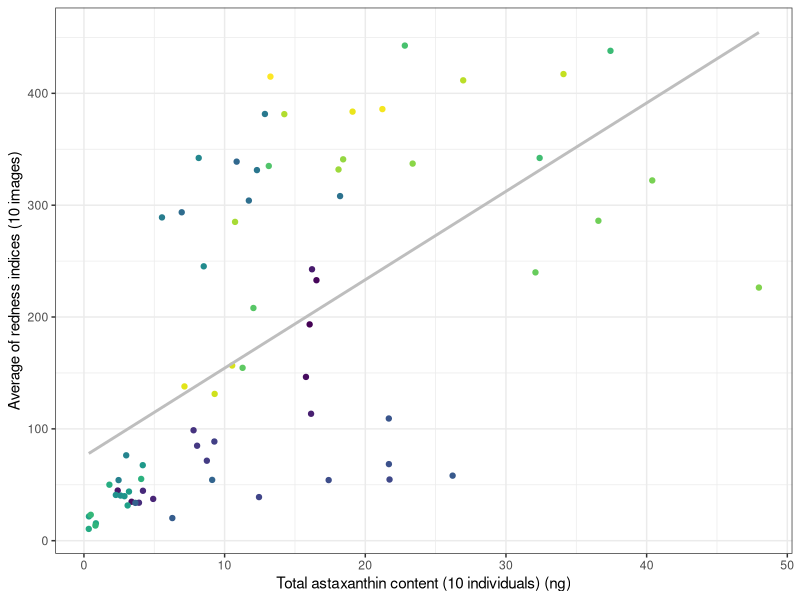
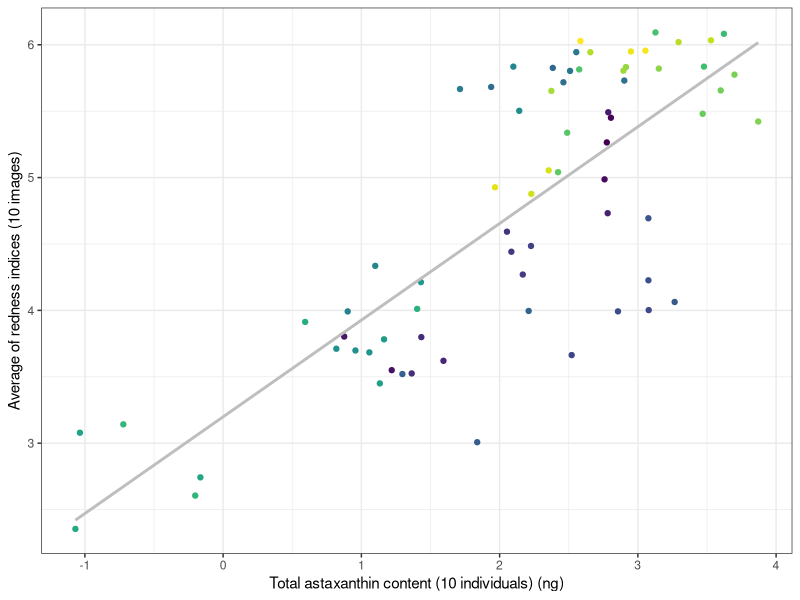
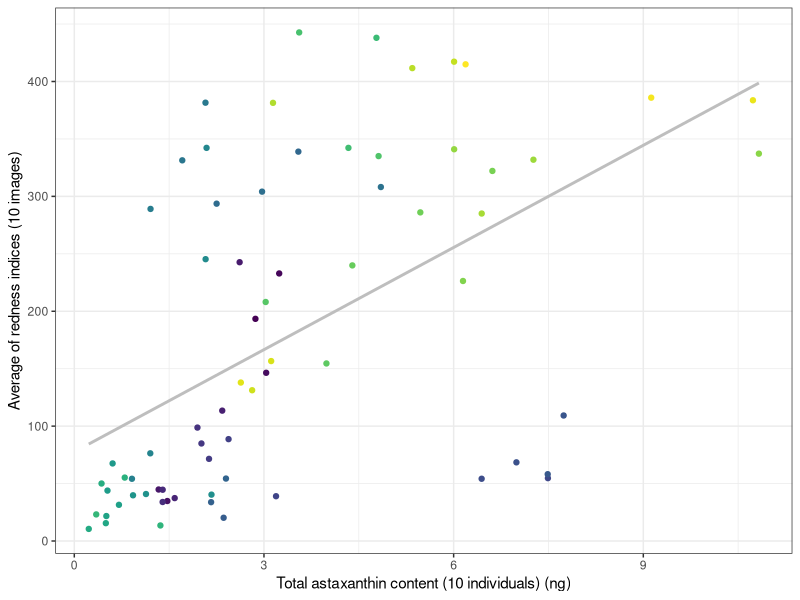
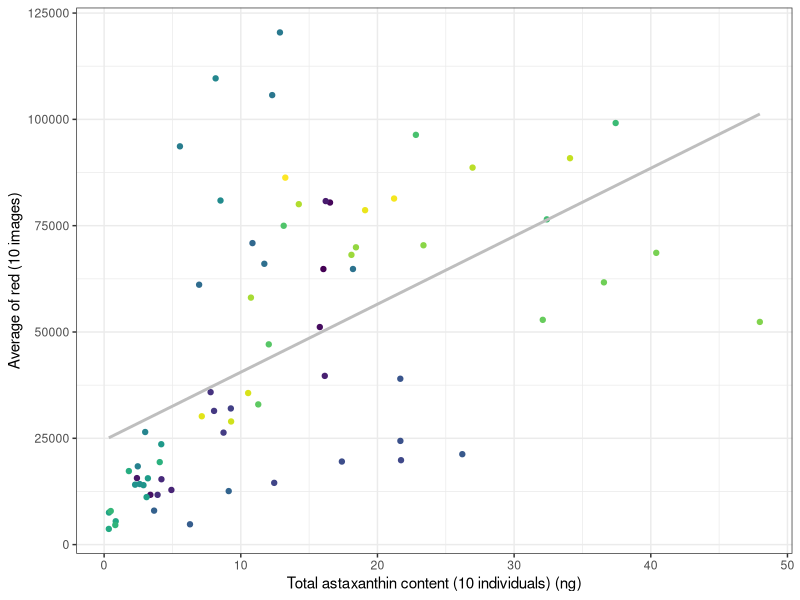
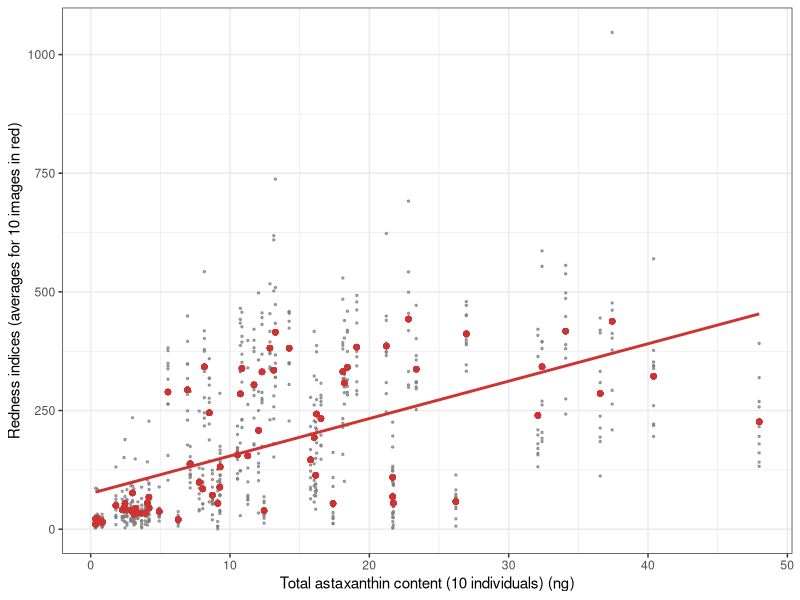
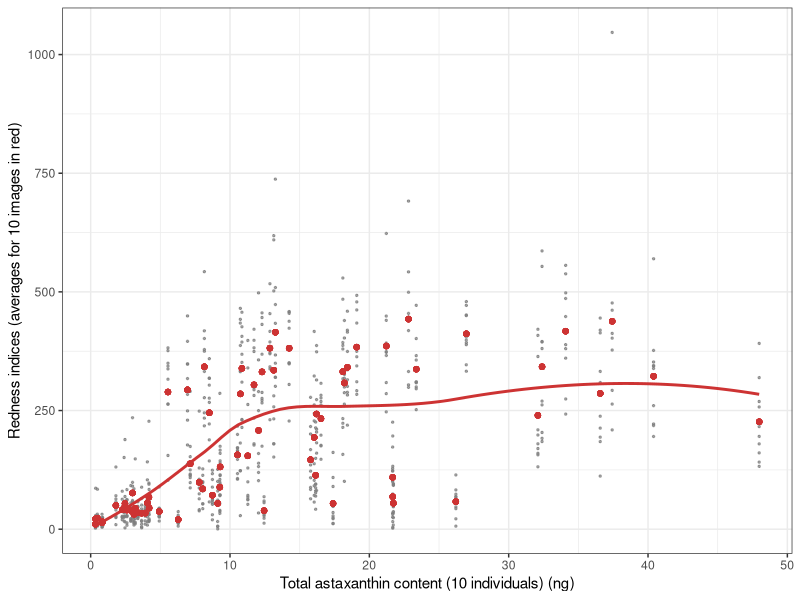
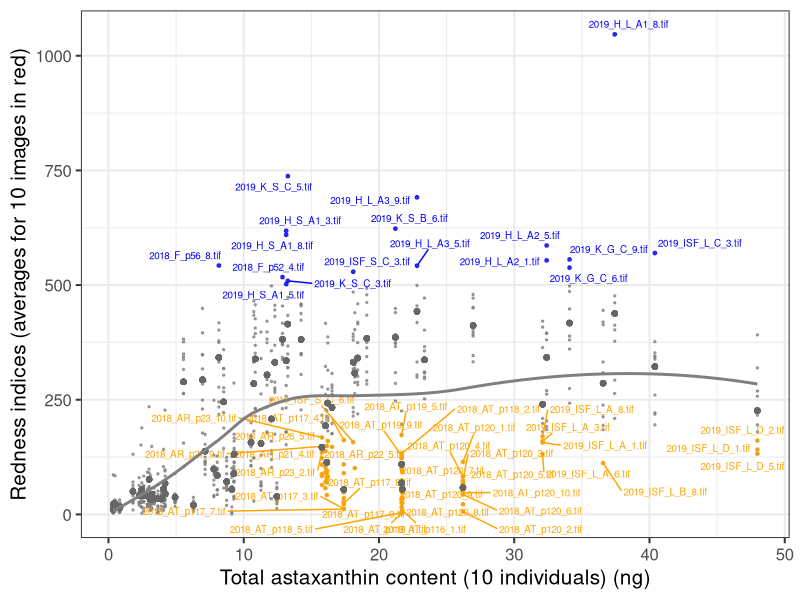
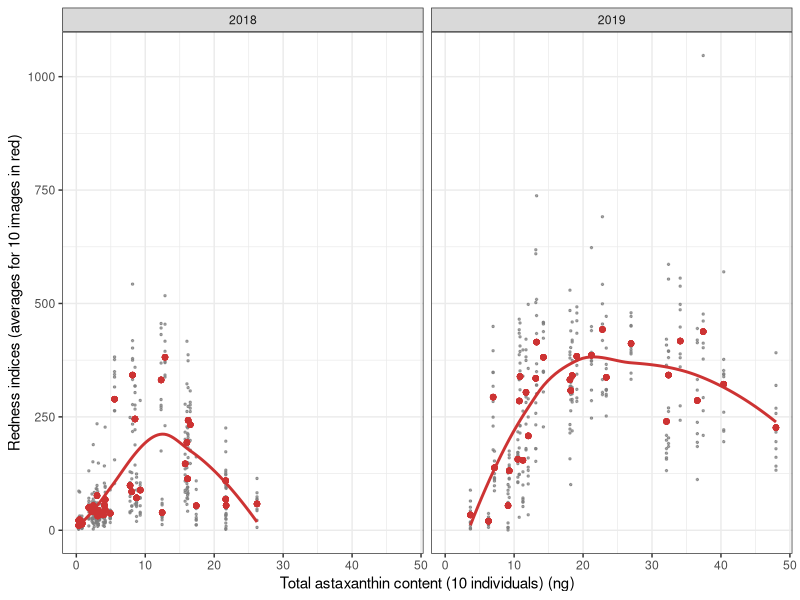

The R source for these figures, in order:
## ---- chunk 1
library("tidyverse")
library("patchwork")
library("viridis")
library("ggrepel")
## ---- chunk 2
img_details <- read_csv("data_emilia/img_details.csv")
asta_samples <- read_csv("data_emilia/asta_samples.csv")
red_ind_final <- read_csv("data_emilia/red_ind_final.csv") %>% rename(image_name = img_name)
## ---- chunk 3
img_details <- img_details %>% left_join(red_ind_final)
red_index_by_sample <- img_details %>% 
  group_by(sample_name) %>% 
  summarise(sample_redness = mean(redness_index), sample_red_pixels = mean (red_pixels_nb)) %>% 
  left_join(asta_samples, by = "sample_name") %>% 
  mutate(asta_ng = asta_ng_mg*mass_mg)
## ---- chunk 4
ggplot(red_index_by_sample)+
  geom_point(aes(x = asta_ng, y = sample_redness, color = sample_name))+
  geom_smooth(aes(x = asta_ng, y = sample_redness), method = "lm", color = "grey", se= F)+
  labs(x= "Total astaxanthin content (10 individuals) (ng)", y ="Average of redness indices (10 images)")+
  theme_bw()+ theme(legend.position = "none") +
  scale_color_viridis_d()

ggplot(red_index_by_sample)+
  geom_point(aes(x = log(asta_ng), y = log(sample_redness), color = sample_name))+
  geom_smooth(aes(x = log(asta_ng), y = log(sample_redness)), method = "lm", color = "grey", se= F)+
  labs(x= "Total astaxanthin content (10 individuals) (ng)", y ="Average of redness indices (10 images)")+
  theme_bw()+ theme(legend.position = "none") +
  scale_color_viridis_d()

## ---- chunk 5
test1 <- lm(asta_ng ~ sample_redness, data = red_index_by_sample)
summary(test1)

test <- lm(log(asta_ng) ~ log(sample_redness), data = red_index_by_sample)
summary(test)
## ---- chunk 6
ggplot(red_index_by_sample)+
  geom_point(aes(x = asta_ng_mg, y = sample_redness, color = sample_name))+
  geom_smooth(aes(x = asta_ng_mg, y = sample_redness), method = "lm", color = "grey", se= F)+
  labs(x= "Total astaxanthin content (10 individuals) (ng)", y ="Average of redness indices (10 images)")+
  theme_bw()+ theme(legend.position = "none")  +
  scale_color_viridis_d()


## ---- chunk 7
test <- lm(asta_ng_mg ~ sample_redness, data = red_index_by_sample)
summary(test)
## ---- chunk 8
ggplot(red_index_by_sample)+
  geom_point(aes(x = asta_ng, y = sample_red_pixels, color = sample_name))+
  geom_smooth(aes(x = asta_ng, y = sample_red_pixels), method = "lm", color = "grey", se= F)+
  labs(x= "Total astaxanthin content (10 individuals) (ng)", y ="Average of red (10 images)")+
  theme_bw()+ theme(legend.position = "none")  +
  scale_color_viridis_d()

## ---- chunk 9
test <- lm(asta_ng ~ sample_red_pixels, data = red_index_by_sample)
summary(test)
## ---- chunk 10
# Dataset with HPLC quantification associated to each image (not summarise to sample level)
red_index_by_image <- img_details %>% 
  group_by(sample_name) %>% 
  mutate(sample_redness = mean(redness_index), sample_red_pixels = mean(red_pixels_nb)) %>% 
  left_join(select(asta_samples, sample_name,asta_ng_mg,mass_mg), by = "sample_name") %>% 
  mutate(asta_ng = asta_ng_mg*mass_mg)

## ---- chunk 11
ggplot(red_index_by_image)+
  geom_point(aes(x = asta_ng, y = redness_index), color = "grey50", alpha = 0.7, size = 0.5)+
    geom_point(aes(x = asta_ng, y = sample_redness), color = "brown3", size = 1.5)+
  geom_smooth(aes(x = asta_ng, y = sample_redness), method = "lm", color = "brown3", aplha = 0.7, se= F)+
  labs(x= "Total astaxanthin content (10 individuals) (ng)", y ="Redness indices (averages for 10 images in red)")+
  theme_bw()

## ---- chunk 12
ggplot(red_index_by_image)+
  geom_point(aes(x = asta_ng, y = redness_index), color = "grey50", alpha = 0.7, size = 0.5)+
  geom_point(aes(x = asta_ng, y = sample_redness), color = "brown3", size = 1.5)+
  geom_smooth(aes(x = asta_ng, y = sample_redness), color = "brown3", aplha = 0.7, se= F)+
  labs(x= "Total astaxanthin content (10 individuals) (ng)", y ="Redness indices (averages for 10 images in red)")+
  theme_bw()

## ---- chunk 13
# Define outliers
expected_outliers_high <- red_index_by_image %>% filter(redness_index > 500)
expected_outliers_low <- red_index_by_image %>% filter(redness_index < 175 & asta_ng >15)
## ---- chunk 14
ggplot(red_index_by_image)+
  geom_point(aes(x = asta_ng, y = redness_index), color = "grey50", alpha = 0.7, size = 0.5)+
  geom_point(aes(x = asta_ng, y = redness_index), color = "blue", alpha = 0.7, size = 1, data = expected_outliers_high)+
  geom_text_repel(aes(x = asta_ng, y = redness_index, label = image_name), color = "blue", data = expected_outliers_high, size =2.5, max.overlaps = 15)+
  geom_point(aes(x = asta_ng, y = redness_index), color = "orange", alpha = 0.7, size = 1, data = expected_outliers_low)+
  geom_text_repel(aes(x = asta_ng, y = redness_index, label = image_name), color = "orange", data = expected_outliers_low, size =2.5, max.overlaps =30 )+
  geom_point(aes(x = asta_ng, y = sample_redness), color = "grey40", size = 1.5)+
  geom_smooth(aes(x = asta_ng, y = sample_redness), color = "grey50", aplha = 0.7, se= F)+
  labs(x= "Total astaxanthin content (10 individuals) (ng)", y ="Redness indices (averages for 10 images in red)")+
  theme_bw(base_size=15)
ggsave("results/index_outliers.png", width=12, height =10)
## ---- chunk 15
# Put images in a file to check them afterwards
# High
expected_outliers_high$path_in_calib = str_c("~/complex/ecoplast_clean_dataset/2.Calibrated/",expected_outliers_high$image_name)
expected_outliers_high$path_out_calib = str_c("~/complex/ecoplast_clean_dataset/results/outliers_high/",expected_outliers_high$image_name, "_calib.tif")
file.copy(from = expected_outliers_high$path_in_calib, to = expected_outliers_high$path_out_calib)

expected_outliers_high$path_in_index = str_c("~/complex/ecoplast_clean_dataset/3.Red_pixels_masked/",expected_outliers_high$image_name)
expected_outliers_high$path_out_index = str_c("~/complex/ecoplast_clean_dataset/results/outliers_high/",expected_outliers_high$image_name, "_index.tif")
file.copy(from = expected_outliers_high$path_in_index, to = expected_outliers_high$path_out_index)

# Low
expected_outliers_low$path_in_calib = str_c("~/complex/ecoplast_clean_dataset/2.Calibrated/",expected_outliers_low$image_name)
expected_outliers_low$path_out_calib = str_c("~/complex/ecoplast_clean_dataset/results/outliers_low/",expected_outliers_low$image_name, "_calib.tif")
file.copy(from = expected_outliers_low$path_in_calib, to = expected_outliers_low$path_out_calib)

expected_outliers_low$path_in_index = str_c("~/complex/ecoplast_clean_dataset/3.Red_pixels_masked/",expected_outliers_low$image_name)
expected_outliers_low$path_out_index = str_c("~/complex/ecoplast_clean_dataset/results/outliers_low/",expected_outliers_low$image_name, "_index.tif")
file.copy(from = expected_outliers_low$path_in_index, to = expected_outliers_low$path_out_index)

## ---- chunk 16
red_index_by_image %>% 
  ggplot()+
  facet_wrap(~ year)+
  geom_point(aes(x = asta_ng, y = redness_index), color = "grey50", alpha = 0.7, size = 0.5)+
  geom_point(aes(x = asta_ng, y = sample_redness), color = "brown3", size = 1.5)+
  geom_smooth(aes(x = asta_ng, y = sample_redness), color = "brown3", aplha = 0.7, se= F)+
  labs(x= "Total astaxanthin content (10 individuals) (ng)", y ="Redness indices (averages for 10 images in red)")+
  theme_bw()

## ---- chunk 17
samp2018 <- red_index_by_image %>% 
  filter(year== 2018) %>% 
  group_by(sample_name) %>% 
  summarise(sample_redness = mean(sample_redness), asta_ng = mean(asta_ng))

red_index_by_image %>% 
  filter(year == 2018) %>% 
  ggplot()+
  geom_point(aes(x = asta_ng, y = redness_index), color = "grey50", alpha = 0.7, size = 0.5)+
  geom_point(aes(x = asta_ng, y = sample_redness), color = "brown3", size = 1.5)+
  geom_text_repel(aes(x = asta_ng, y = sample_redness, label = sample_name), color = "brown3", size = 2, max.overlaps =30, data = samp2018)+
  geom_smooth(aes(x = asta_ng, y = sample_redness), color = "brown3", aplha = 0.7, se= F)+
  labs(x= "Total astaxanthin content (10 individuals) (ng)", y ="Redness indices (averages for 10 images in red)")+
  theme_bw()

ggsave("results/samples_names_2018.png", width=8, height =8)
## ---- chunk 18
samp2019 <- red_index_by_image %>% 
  filter(year== 2019) %>% 
  group_by(sample_name) %>% 
  summarise(sample_redness = mean(sample_redness), asta_ng = mean(asta_ng))

red_index_by_image %>% 
  filter(year == 2019) %>% 
  ggplot()+
  geom_point(aes(x = asta_ng, y = redness_index), color = "grey50", alpha = 0.7, size = 0.5)+
  geom_point(aes(x = asta_ng, y = sample_redness), color = "brown3", size = 1.5)+
  geom_text_repel(aes(x = asta_ng, y = sample_redness, label = sample_name), color = "brown3", size = 2, max.overlaps =30, data = samp2019)+
  geom_smooth(aes(x = asta_ng, y = sample_redness), color = "brown3", aplha = 0.7, se= F)+
  labs(x= "Total astaxanthin content (10 individuals) (ng)", y ="Redness indices (averages for 10 images in red)")+
  theme_bw()

ggsave("results/samples_names_2019.png", width=8, height =8)
